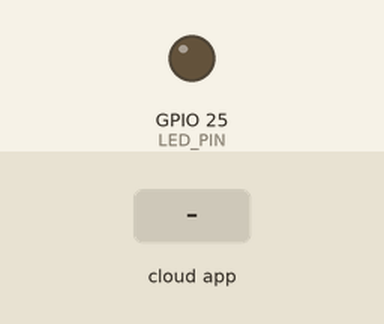
This sketch was run on a simulated ESP32. Shown: output pins drawn as LEDs (lit = HIGH). Inputs (shaded band) come from the test bench.

Above: at 1.2 s.
1.3 s: the phone or cloud app sets led to 1
At 2.3 s:
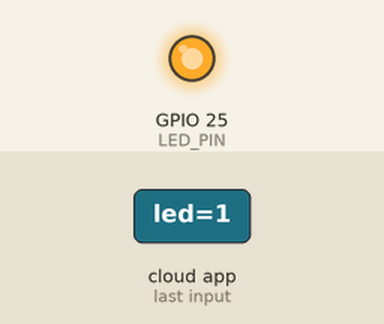
2.8 s: the phone or cloud app sets led to 0
At 3.5 s:
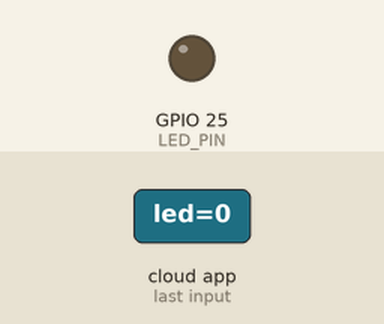
Timing chart, 0 to 5.8 s (numbered marks = the images above; inputs shaded):
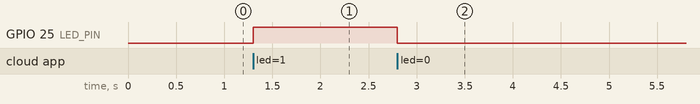

Measured:
- after the input at 1.3 s, GPIO 25 (LED_PIN): LOW → HIGH at once
- after the input at 2.8 s, GPIO 25 (LED_PIN): HIGH → LOW at once

The sketch:

esp32.HT.thinger.auth.failed.181226.ino
```cpp
//#define THINGER_SERVER "192.168.1.49"
#define THINGER_SERVER "90.49.255.63"
//#define THINGER_PORT 80
#define THINGER_PORT 25202
#define _DEBUG_
//#define _DISABLE_TLS_

//#include <WiFi.h>
#include <WiFiClientSecure.h>
#include <ThingerESP32.h>

#define USERNAME "smtr"
#define DEVICE_ID "esp32heltec"
#define DEVICE_CREDENTIAL "qmZKjy60Tm4e"

#define SSID "Livebox-08B0"
#define SSID_PASSWORD "G79ji6dtEptVTPWmZP"

// define your board pin here
#define LED_PIN 25

ThingerESP32 thing(USERNAME, DEVICE_ID, DEVICE_CREDENTIAL);

void setup() {
  Serial.begin(9600);
  pinMode(LED_PIN, OUTPUT);

  thing.add_wifi(SSID, SSID_PASSWORD);
  //Serial.println("set wifi");

  // digital pin control example (i.e. turning on/off a light, a relay, configuring a parameter, etc)
  thing["led"] << digitalPin(LED_PIN);

  // resource output example (i.e. reading a sensor value)
  thing["millis"] >> outputValue(millis());

  //Serial.println("end setup");

  // more details at http://docs.thinger.io/arduino/
}

void loop() {
  thing.handle();
  //Serial.println("in the loop");
}
```
